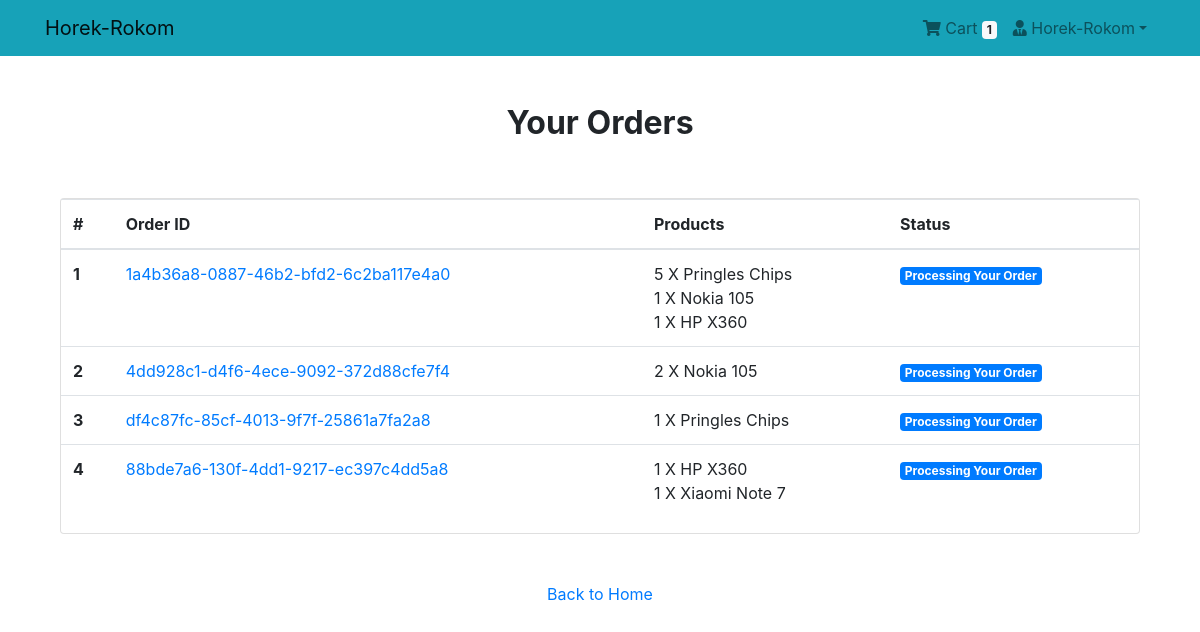
Screenshot of /payment/orders/ (signed in) with the database file from the repository.
### App_Login/models.py (models this page shows, shortened)
class User(AbstractBaseUser, PermissionsMixin):
    email = models.EmailField(unique=True, null=False)
    is_staff = models.BooleanField(
        ugettext_lazy('staff status'),
        default=False,
        help_text=ugettext_lazy(
            'Designates whether the user can log in this site'
        )
    )
    is_active = models.BooleanField(
        ugettext_lazy('active'),
        default=True,
        help_text=ugettext_lazy(
            'Designates whether this user should be treated as active. Unselect this instead of deleting accounts'
        )
    )
    USERNAME_FIELD = 'email'
    objects = MyUserManager()

class Profile(models.Model):
    user = models.OneToOneField(
        User, on_delete=models.CASCADE, related_name='profile')
    username = models.CharField(max_length=264, blank=True)
    full_name = models.CharField(max_length=264, blank=True)
    address_1 = models.TextField(max_length=300, blank=True)
    city = models.CharField(max_length=40, blank=True)
    zipcode = models.CharField(max_length=10, blank=True)
    country = models.CharField(max_length=50, blank=True)
    phone = models.CharField(max_length=20, blank=True)
    date_joined = models.DateTimeField(auto_now_add=True)

### App_Order/models.py (models this page shows, shortened)
class Order(models.Model):
    orderitems=models.ManyToManyField(Cart)
    user=models.ForeignKey(settings.AUTH_USER_MODEL,on_delete=models.CASCADE)
    ordered=models.BooleanField(default=False)
    created=models.DateTimeField(auto_now_add=True)
    paymentID=models.CharField(max_length=264,blank=True,null=True)
    orderID=models.CharField(max_length=200,blank=True,null=True)

class Cart(models.Model):
    user=models.ForeignKey(settings.AUTH_USER_MODEL,on_delete=models.CASCADE, related_name="cart")
    item=models.ForeignKey(Product,on_delete=models.CASCADE)
    quantity = models.IntegerField(default=1)
    purchased=models.BooleanField(default=False)
    created=models.DateTimeField(auto_now_add=True) #first bar
    updated=models.DateTimeField(auto_now=True)     #prottek update a
    def __str__(self):
        return f'{self.quantity} X {self.item}'

### App_Shop/models.py (models this page shows)
class Product(models.Model):
    mainimage=models.ImageField(upload_to='Products')
    name=models.CharField(max_length=264)
    category = models.ForeignKey(Category, on_delete=models.CASCADE, related_name='category')
    preview_text=models.TextField(max_length=200,verbose_name='Preview Text')
    detail_text=models.TextField(max_length=1000,verbose_name='Description')
    price=models.FloatField()
    old_price=models.FloatField(default=0.00)
    created=models.DateTimeField(auto_now_add=True)
    def __str__(self):
        return self.name
    class Meta:
        ordering=['-created',] #latest date wise ordering thakbe

### App_Payment/views.py (the view)
# urls.py: path('orders/',views.order_view,name="orders"),
@login_required
def order_view(request):
    try:
        orders=Order.objects.filter(user=request.user,ordered=True)
        resource={"orders":orders}
    except:
        messages.warning(request,"You don't have an active order")
        return redirect("App_Shop:home")
    return render(request,"App_Payment/order.htm",context=resource)

### App_Order/templatetags/cart_tag.py (called while the page is built)
@register.filter
def cart_total(user):
    cart=Cart.objects.filter(user=user,purchased=False)
    if cart.exists():
        return cart.count()
    else:
        return 0

### templates/App_Payment/order.htm
{% extends 'base.htm' %}
{% block body_block %}
    <div class="container mt-5">
        <h2 class="text-center">
            <strong>Your Orders</strong>
        </h2>
        <div class="row">
            <div class="col-md-12">
                <div class="card mt-5" style="height: auto;">
                <div class="table-responsive">
                    <table class="table">
                        <thead>
                            <tr>
                                <th scope="col">#</th>
                                <th scope="col">Order ID</th>
                                <th scope="col">Products</th>
                                <th scope="col">Status</th>
                            </tr>
                        </thead>
                        <tbody>
                            {% for order in orders %}
                        <tr>
                            <th scope="row">{{ forloop.counter }}</th>
                            <td><a href="#">{{order.orderID}}</a></td>
                            <td>
                                {% for item in order.orderitems.all %} {{item}} <br> {% endfor %}
                            </td>
                            <td>
                                <span class="badge badge-primary">Processing Your Order</span>
                            </td>
                        </tr>
                            {% endfor %}
                        </tbody>
                        </table>
                    </div>
                </div>
            </div>
            <div class="col-md-12 my-5 text-center">
                <a href="{% url 'App_Shop:home' %}">Back to Home</a>
            </div>
        </div>
    </div>
{% endblock %}

### templates/navbar.htm (shortened to what this page needs)
{% load cart_tag %}
<nav class="navbar navbar-expand-lg navbar-light bg-info">
    <div class="container">
        <a class="navbar-brand" href="{% url 'App_Shop:home' %}">Horek-Rokom</a>
        <div class="collapse navbar-collapse" id="navbarNav">
            <ul class="navbar-nav ml-auto">
                {% if request.user.is_authenticated %}
                <li class="nav-item">
                    <a href="{% url 'App_Order:cart' %}" class="nav-link"> <i class="fa fa-shopping-cart"></i> Cart
                        <span class="badge badge-light">{{request.user | cart_total}}</span>
                    </a>
                </li>
                <li class="nav-item dropdown">
                    <a class="nav-link dropdown-toggle" href="#" id="navbarDropdown" role="button" data-toggle="dropdown" aria-haspopup="true" aria-expanded="false">
                        <i class="fas fa-user-tie"></i>
                        {{request.user.profile.username}}</a>
                </li>
                {% else %}
                    <li class="nav-item">
                        <a href="{% url 'App_Login:login' %}" class="btn btn-primary">Login</a>
                    </li>
                {% endif %}
            </ul>
        </div>
    </div>
</nav>

### templates/base.htm (style rules this page uses)
.card { height: 350px; }

### rows the page displays
User: user|cart_total "1", user.profile.username "Horek-Rokom"
Order: orderID "1a4b36a8-0887-46b2-bfd2-6c2ba117e4a0"
Cart: quantity+item "5 X Pringles Chips"
Cart: quantity+item "1 X Nokia 105"
Cart: quantity+item "1 X HP X360"
Order: orderID "4dd928c1-d4f6-4ece-9092-372d88cfe7f4"
Cart: quantity+item "2 X Nokia 105"
Order: orderID "df4c87fc-85cf-4013-9f7f-25861a7fa2a8"
Cart: quantity+item "1 X Pringles Chips"
Order: orderID "88bde7a6-130f-4dd1-9217-ec397c4dd5a8"
Cart: quantity+item "1 X HP X360"
Cart: quantity+item "1 X Xiaomi Note 7"
